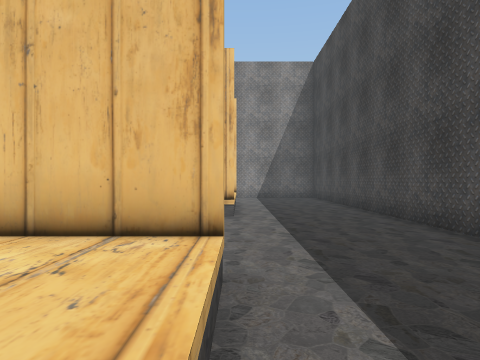
[1] (above)

24 first-person views from a walk through a scene from a Unity 3-D project. The camera is 1.5 m above the floor, looks level and sees 75° across. The floor is counted in squares, 1.6 m on a side. Each view is taken from the middle of a square. On the plan, view 1 faces up. The plan holds only what a view shows up to about 12 squares ahead; the rest is blank. The player character is not drawn.

[2]
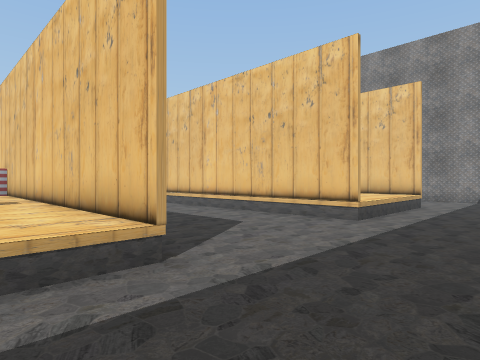

[3]
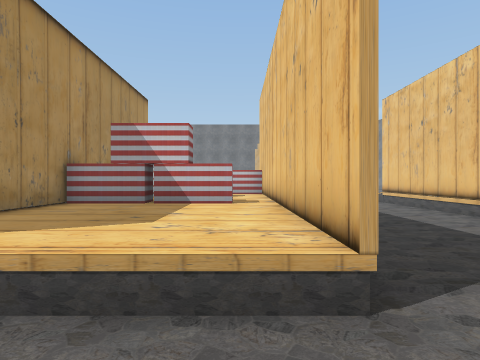

[4]
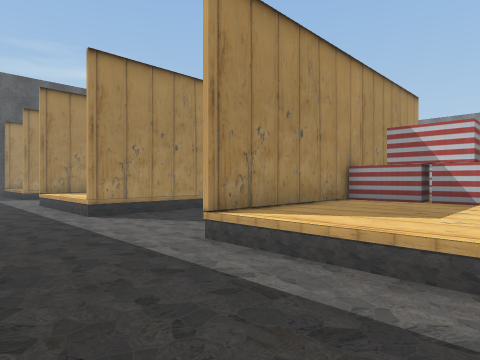

[5]
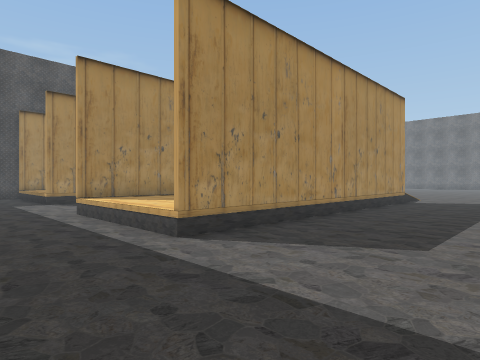

[6]
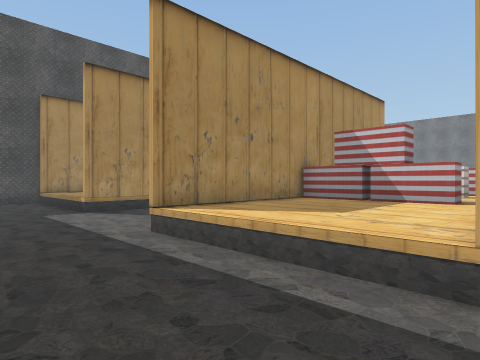

[7]
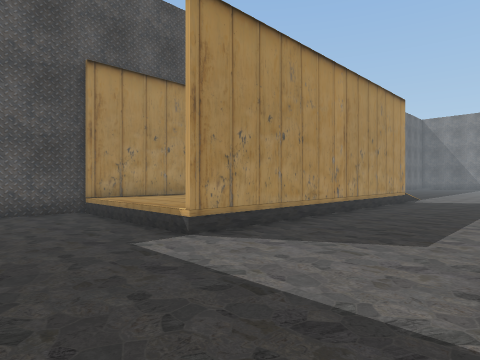

[8]
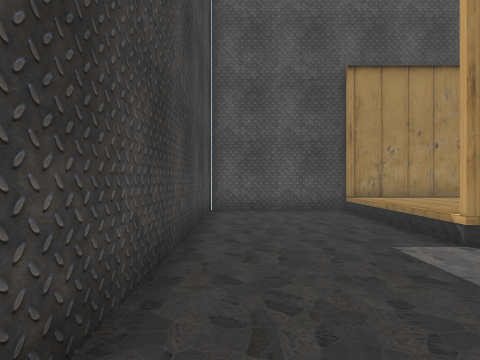

[9]
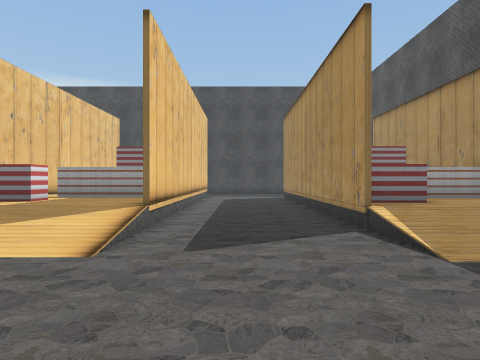

[10]
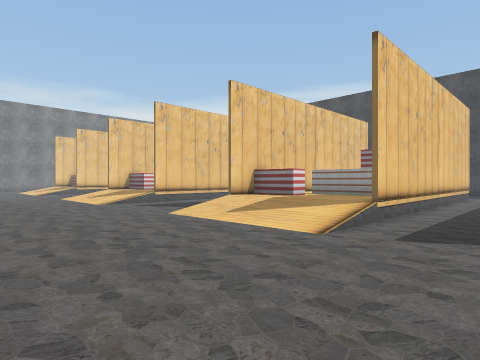

[11]
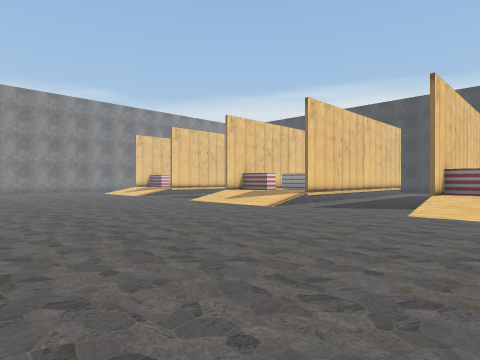

[12]
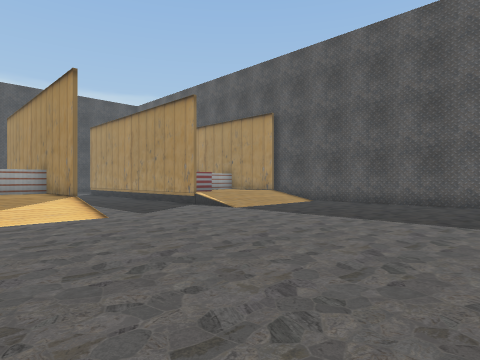

[13]
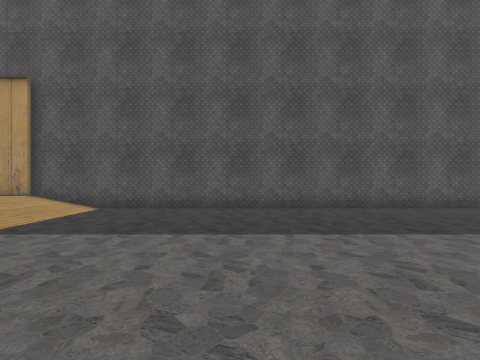

[14]
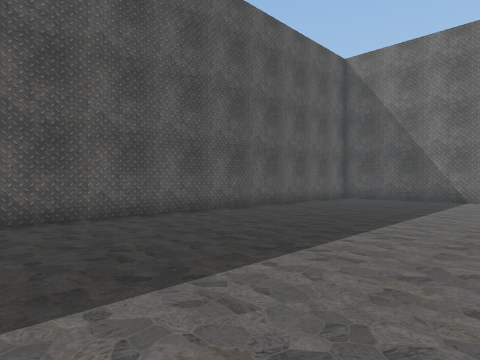

[15]
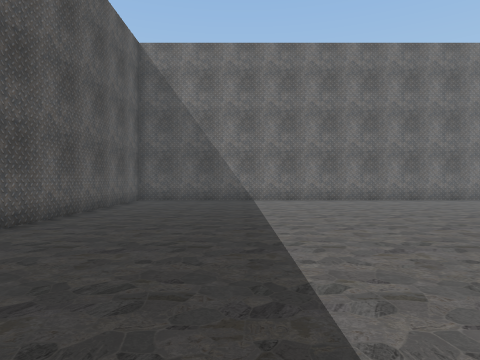

[16]
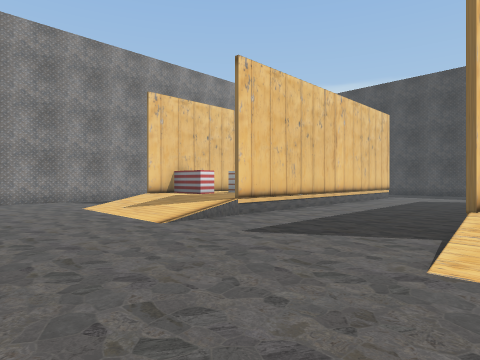

[17]
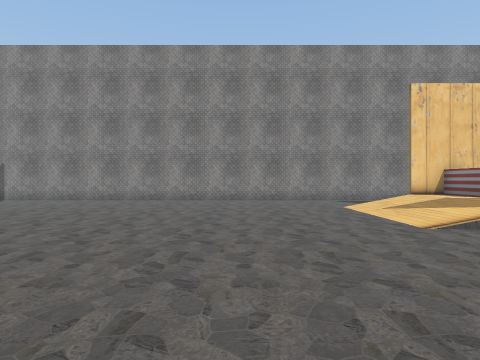

[18]
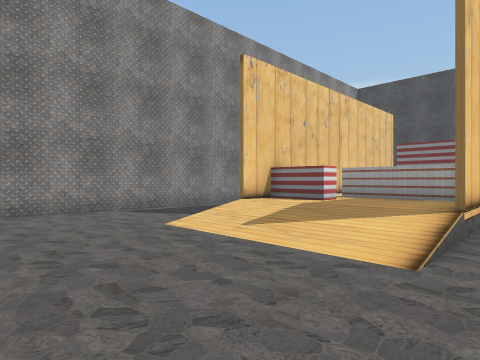

[19]
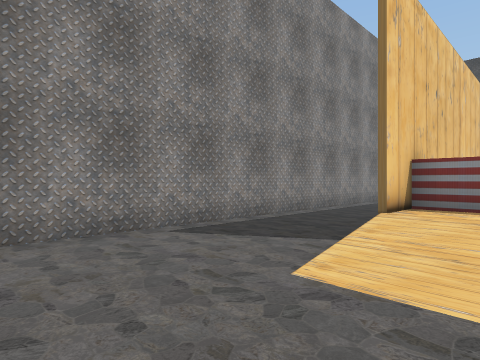

[20]
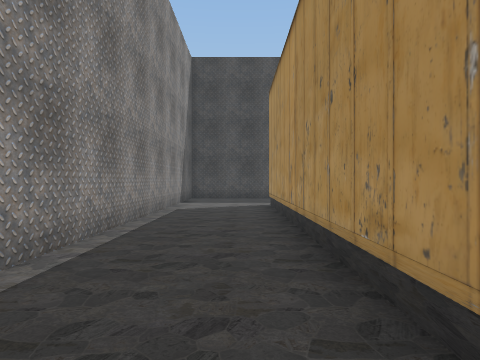

[21]
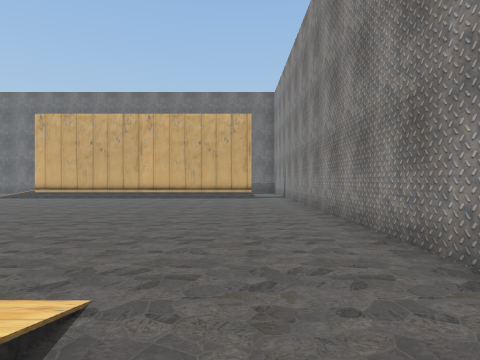

[22]
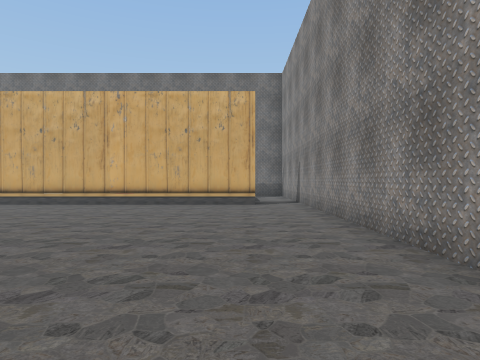

[23]
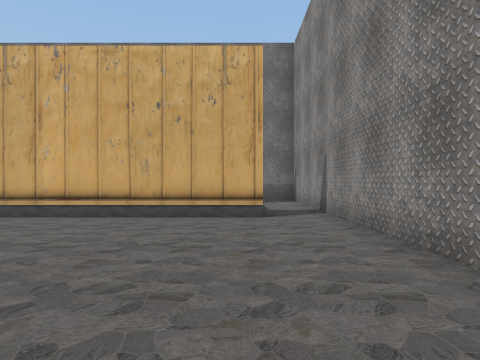

[24]
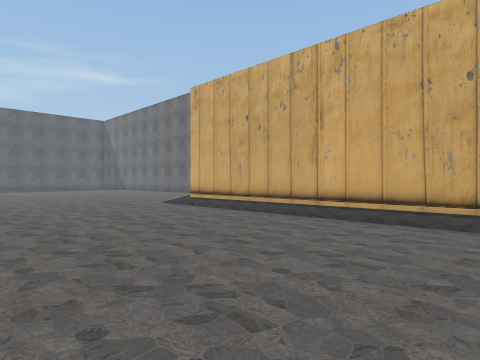

### Floor plan
Key: @ floor where view 1 was taken; # wall or solid block; . main floor; : floor 0.75 m higher than the main floor; / step, stairs or slope; O other object.
Columns run from 32 left of view 1 to 4 right of it. Each row starts with its distance up from view 1.
 17  ################################
 16  ................................
 15  .................................
 14      O............................
 13      O.............//OOOOOOOOOOO..
 12      O............./  O         /...#
 11      O............./  O O  O    /...#
 10      O............./    O  O    /...#
  9      O............./    O  O    /...#
  8      O.............//OOOOOOOOOOO/...#
  7      O..............................#
  6      O..............................#
  5      O..............................#
  4      O..............................
  3      /.............//OOOOOOOOOOO/...
  2       .............   O         /...
  1        ...........         O    /...
  0         ...........        O    @...
 -1          ..........     O  O    /...
 -2            ........// OOOOOOOOOO/...
 -3            ...........   ..........
 -4            .........................
 -5           ..........................
 -6           ............OOOOOOOOOOO...
 -7           ........./   O   O    :..
 -8  ...       ......../   OOO O    :...
 -9  ....     . ......./    O  O    :...
-10  ......    ......../    O  O    :...
-11  .......   ........///OOOOOOOOOOO...
-12  ........  ........................ #
-13  ...................................#
-14  ...................................#
-15 .....................OOOOOOOOOOO....#
-16 .................../  O         /...#
-17  ................../  O         /...#
-18  ..................     O  O    /...#
-19  ..................     O  O    /...#
-20  ..................     O  O    /...#
-21  ######################       #######

Where each view was taken, in squares from view 1:
view 1: 0 up, 0 right, facing up
view 2: 1 up, 3 right, facing up-left
view 3: 2 up, 2 right, facing left
view 4: 2 up, 3 right, facing down-left
view 5: 2 down, 3 right, facing down-left
view 6: 6 down, 3 right, facing down-left
view 7: 11 down, 3 right, facing down-left
view 8: 11 down, 3 right, facing down
view 9: 13 down, 17 left, facing right
view 10: 14 down, 18 left, facing up-right
view 11: 9 down, 22 left, facing up-right
view 12: 8 down, 21 left, facing down-right
view 13: 10 down, 18 left, facing down
view 14: 13 down, 18 left, facing down-left
view 15: 16 down, 19 left, facing left
view 16: 2 up, 17 left, facing up-right
view 17: 2 up, 17 left, facing up
view 18: 7 up, 17 left, facing up-right
view 19: 11 up, 16 left, facing up-right
view 20: 14 up, 12 left, facing right
view 21: 14 up, 11 left, facing left
view 22: 14 up, 15 left, facing left
view 23: 14 up, 19 left, facing left
view 24: 13 up, 20 left, facing down-left
